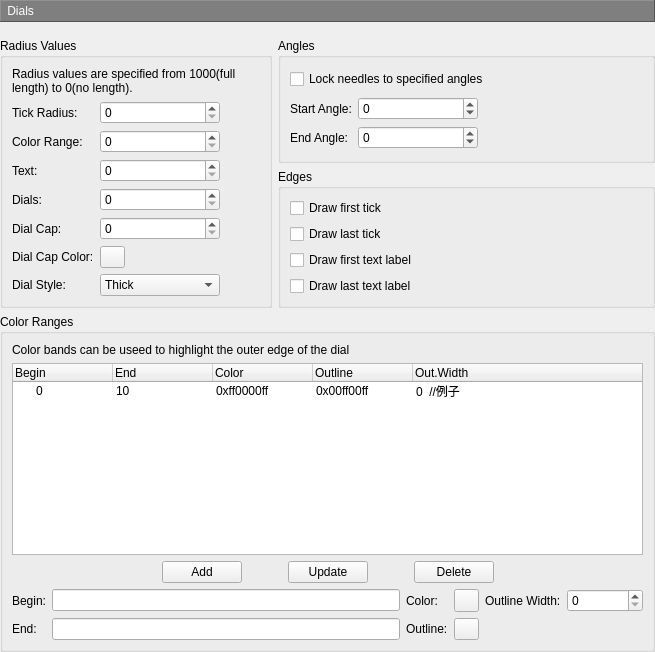
       <widget class="QWidget" name="page_15">
        <layout class="QVBoxLayout" name="verticalLayout_72">
         <property name="leftMargin">
          <number>0</number>
         </property>
         <property name="topMargin">
          <number>0</number>
         </property>
         <property name="rightMargin">
          <number>0</number>
         </property>
         <property name="bottomMargin">
          <number>0</number>
         </property>
         <item>
          <widget class="QLabel" name="label_162">
           <property name="minimumSize">
            <size>
             <width>0</width>
             <height>22</height>
            </size>
           </property>
           <property name="styleSheet">
            <string notr="true">color: rgb(255, 255, 255);
background-color: rgb(127, 127, 127);</string>
           </property>
           <property name="frameShape">
            <enum>QFrame::Panel</enum>
           </property>
           <property name="frameShadow">
            <enum>QFrame::Raised</enum>
           </property>
           <property name="text">
            <string> Dials</string>
           </property>
          </widget>
         </item>
         <item>
          <layout class="QVBoxLayout" name="verticalLayout_56">
           <item>
            <layout class="QHBoxLayout" name="horizontalLayout_111">
             <property name="topMargin">
              <number>10</number>
             </property>
             <item>
              <widget class="QGroupBox" name="groupBox_31">
               <property name="title">
                <string>Radius Values</string>
               </property>
               <layout class="QVBoxLayout" name="verticalLayout_13">
                <item>
                 <widget class="QLabel" name="label_119">
                  <property name="text">
                   <string>&lt;html&gt;&lt;head/&gt;&lt;body&gt;&lt;p&gt;Radius values are specified from 1000(full length) to 0(no length).&lt;/p&gt;&lt;/body&gt;&lt;/html&gt;</string>
                  </property>
                  <property name="scaledContents">
                   <bool>false</bool>
                  </property>
                  <property name="wordWrap">
                   <bool>true</bool>
                  </property>
                 </widget>
                </item>
                <item>
                 <layout class="QGridLayout" name="gridLayout_17" columnstretch="0,1,0">
                  <item row="0" column="0">
                   <widget class="QLabel" name="label_120">
                    <property name="text">
                     <string>Tick Radius:</string>
                    </property>
                   </widget>
                  </item>
                  <item row="1" column="0">
                   <widget class="QLabel" name="label_121">
                    <property name="text">
                     <string>Color Range:</string>
                    </property>
                   </widget>
                  </item>
                  <item row="1" column="1">
                   <widget class="QSpinBox" name="spinBox_22">
                    <property name="maximum">
                     <number>1000</number>
                    </property>
                   </widget>
                  </item>
                  <item row="2" column="0">
                   <widget class="QLabel" name="label_122">
                    <property name="text">
                     <string>Text:</string>
                    </property>
                   </widget>
                  </item>
                  <item row="2" column="1">
                   <widget class="QSpinBox" name="spinBox_23">
                    <property name="maximum">
                     <number>1000</number>
                    </property>
                   </widget>
                  </item>
                  <item row="3" column="0">
                   <widget class="QLabel" name="label_123">
                    <property name="text">
                     <string>Dials:</string>
                    </property>
                   </widget>
                  </item>
                  <item row="3" column="1">
                   <widget class="QSpinBox" name="spinBox_24">
                    <property name="maximum">
                     <number>1000</number>
                    </property>
                   </widget>
                  </item>
                  <item row="4" column="0">
                   <widget class="QLabel" name="label_124">
                    <property name="text">
                     <string>Dial Cap:</string>
                    </property>
                   </widget>
                  </item>
                  <item row="4" column="1">
                   <widget class="QSpinBox" name="spinBox_25">
                    <property name="maximum">
                     <number>1000</number>
                    </property>
                   </widget>
                  </item>
                  <item row="5" column="0">
                   <widget class="QLabel" name="label_125">
                    <property name="text">
                     <string>Dial Cap Color:</string>
                    </property>
                   </widget>
                  </item>
                  <item row="5" column="1">
                   <widget class="ColorButton" name="pushButton_74">
                    <property name="maximumSize">
                     <size>
                      <width>25</width>
                      <height>25</height>
                     </size>
                    </property>
                    <property name="text">
                     <string/>
                    </property>
                   </widget>
                  </item>
                  <item row="5" column="2">
                   <spacer name="horizontalSpacer_65">
                    <property name="orientation">
                     <enum>Qt::Horizontal</enum>
                    </property>
                    <property name="sizeHint" stdset="0">
                     <size>
                      <width>40</width>
                      <height>20</height>
                     </size>
                    </property>
                   </spacer>
                  </item>
                  <item row="6" column="0">
                   <widget class="QLabel" name="label_126">
                    <property name="text">
                     <string>Dial Style:</string>
                    </property>
                   </widget>
                  </item>
                  <item row="0" column="1">
                   <widget class="QSpinBox" name="spinBox_21">
                    <property name="minimumSize">
                     <size>
                      <width>120</width>
                      <height>0</height>
                     </size>
                    </property>
                    <property name="maximum">
                     <number>1000</number>
                    </property>
                   </widget>
                  </item>
                  <item row="6" column="1">
                   <widget class="QComboBox" name="comboBox_20">
                    <item>
                     <property name="text">
                      <string>Thick</string>
                     </property>
                    </item>
                    <item>
                     <property name="text">
                      <string>Thin</string>
                     </property>
                    </item>
                   </widget>
                  </item>
                 </layout>
                </item>
               </layout>
              </widget>
             </item>
             <item>
              <layout class="QVBoxLayout" name="verticalLayout_51">
               <item>
                <widget class="QGroupBox" name="groupBox_32">
                 <property name="title">
                  <string>Angles</string>
                 </property>
                 <layout class="QVBoxLayout" name="verticalLayout_49">
                  <item>
                   <widget class="QCheckBox" name="checkBox_33">
                    <property name="text">
                     <string>Lock needles to specified angles</string>
                    </property>
                   </widget>
                  </item>
                  <item>
                   <layout class="QGridLayout" name="gridLayout_18">
                    <item row="0" column="0">
                     <widget class="QLabel" name="label_127">
                      <property name="text">
                       <string>Start Angle:</string>
                      </property>
                     </widget>
                    </item>
                    <item row="0" column="1">
                     <widget class="QSpinBox" name="spinBox_26">
                      <property name="minimumSize">
                       <size>
                        <width>120</width>
                        <height>0</height>
                       </size>
                      </property>
                      <property name="minimum">
                       <number>-180</number>
                      </property>
                      <property name="maximum">
                       <number>179</number>
                      </property>
                     </widget>
                    </item>
                    <item row="0" column="2">
                     <spacer name="horizontalSpacer_66">
                      <property name="orientation">
                       <enum>Qt::Horizontal</enum>
                      </property>
                      <property name="sizeHint" stdset="0">
                       <size>
                        <width>165</width>
                        <height>20</height>
                       </size>
                      </property>
                     </spacer>
                    </item>
                    <item row="1" column="0">
                     <widget class="QLabel" name="label_128">
                      <property name="text">
                       <string>End Angle:</string>
                      </property>
                     </widget>
                    </item>
                    <item row="1" column="1">
                     <widget class="QSpinBox" name="spinBox_27">
                      <property name="minimum">
                       <number>-179</number>
                      </property>
                      <property name="maximum">
                       <number>180</number>
                      </property>
                     </widget>
                    </item>
                    <item row="1" column="2">
                     <spacer name="horizontalSpacer_67">
                      <property name="orientation">
                       <enum>Qt::Horizontal</enum>
                      </property>
                      <property name="sizeHint" stdset="0">
                       <size>
                        <width>165</width>
                        <height>20</height>
                       </size>
                      </property>
                     </spacer>
                    </item>
                   </layout>
                  </item>
                 </layout>
                </widget>
               </item>
               <item>
                <widget class="QGroupBox" name="groupBox_34">
                 <property name="title">
                  <string>Edges</string>
                 </property>
                 <layout class="QVBoxLayout" name="verticalLayout_50">
                  <item>
                   <widget class="QCheckBox" name="checkBox_34">
                    <property name="text">
                     <string>Draw first tick</string>
                    </property>
                   </widget>
                  </item>
                  <item>
                   <widget class="QCheckBox" name="checkBox_35">
                    <property name="text">
                     <string>Draw last tick</string>
                    </property>
                   </widget>
                  </item>
                  <item>
                   <widget class="QCheckBox" name="checkBox_36">
                    <property name="text">
                     <string>Draw first text label</string>
                    </property>
                   </widget>
                  </item>
                  <item>
                   <widget class="QCheckBox" name="checkBox_37">
                    <property name="text">
                     <string>Draw last text label</string>
                    </property>
                   </widget>
                  </item>
                 </layout>
                </widget>
               </item>
              </layout>
             </item>
            </layout>
           </item>
           <item>
            <widget class="QGroupBox" name="groupBox_33">
             <property name="title">
              <string>Color Ranges</string>
             </property>
             <layout class="QVBoxLayout" name="verticalLayout_52">
              <item>
               <widget class="QLabel" name="label_129">
                <property name="text">
                 <string>&lt;html&gt;&lt;head/&gt;&lt;body&gt;&lt;p&gt;Color bands can be useed to highlight the outer edge of the dial&lt;/p&gt;&lt;/body&gt;&lt;/html&gt;</string>
                </property>
               </widget>
              </item>
              <item>
               <widget class="QTreeWidget" name="treeWidget_colorRanges">
                <column>
                 <property name="text">
                  <string>Begin</string>
                 </property>
                </column>
                <column>
                 <property name="text">
                  <string>End</string>
                 </property>
                </column>
                <column>
                 <property name="text">
                  <string>Color</string>
                 </property>
                </column>
                <column>
                 <property name="text">
                  <string>Outline</string>
                 </property>
                </column>
                <column>
                 <property name="text">
                  <string>Out.Width</string>
                 </property>
                </column>
                <item>
                 <property name="text">
                  <string>0</string>
                 </property>
                 <property name="text">
                  <string>10</string>
                 </property>
                 <property name="text">
                  <string>0xff0000ff</string>
                 </property>
                 <property name="text">
                  <string>0x00ff00ff</string>
                 </property>
                 <property name="text">
                  <string>0  //例子</string>
                 </property>
                </item>
               </widget>
              </item>
              <item>
               <layout class="QHBoxLayout" name="horizontalLayout_108" stretch="1,0,0,0,0,0,1">
                <item>
                 <spacer name="horizontalSpacer_68">
                  <property name="orientation">
                   <enum>Qt::Horizontal</enum>
                  </property>
                  <property name="sizeHint" stdset="0">
                   <size>
                    <width>40</width>
                    <height>20</height>
                   </size>
                  </property>
                 </spacer>
                </item>
                <item>
                 <widget class="QPushButton" name="pushButton_75">
                  <property name="text">
                   <string>Add</string>
                  </property>
                 </widget>
                </item>
                <item>
                 <spacer name="horizontalSpacer_69">
                  <property name="orientation">
                   <enum>Qt::Horizontal</enum>
                  </property>
                  <property name="sizeHint" stdset="0">
                   <size>
                    <width>40</width>
                    <height>20</height>
                   </size>
                  </property>
                 </spacer>
                </item>
                <item>
                 <widget class="QPushButton" name="pushButton_76">
                  <property name="text">
                   <string>Update</string>
                  </property>
                 </widget>
                </item>
                <item>
                 <spacer name="horizontalSpacer_70">
                  <property name="orientation">
                   <enum>Qt::Horizontal</enum>
                  </property>
                  <property name="sizeHint" stdset="0">
                   <size>
                    <width>40</width>
                    <height>20</height>
                   </size>
                  </property>
                 </spacer>
                </item>
                <item>
                 <widget class="QPushButton" name="pushButton_77">
                  <property name="text">
                   <string>Delete</string>
                  </property>
                 </widget>
                </item>
                <item>
                 <spacer name="horizontalSpacer_71">
                  <property name="orientation">
                   <enum>Qt::Horizontal</enum>
                  </property>
                  <property name="sizeHint" stdset="0">
                   <size>
                    <width>40</width>
                    <height>20</height>
                   </size>
                  </property>
                 </spacer>
                </item>
               </layout>
              </item>
              <item>
               <layout class="QGridLayout" name="gridLayout_25">
                <item row="0" column="0">
                 <widget class="QLabel" name="label_130">
                  <property name="text">
                   <string>Begin:</string>
                  </property>
                 </widget>
                </item>
                <item row="0" column="1">
                 <widget class="QLineEdit" name="lineEdit_49"/>
                </item>
                <item row="0" column="2">
                 <widget class="QLabel" name="label_132">
                  <property name="text">
                   <string>Color:</string>
                  </property>
                 </widget>
                </item>
                <item row="0" column="3">
                 <widget class="ColorButton" name="pushButton_78">
                  <property name="maximumSize">
                   <size>
                    <width>25</width>
                    <height>25</height>
                   </size>
                  </property>
                  <property name="text">
                   <string/>
                  </property>
                 </widget>
                </item>
                <item row="0" column="4">
                 <widget class="QLabel" name="label_134">
                  <property name="text">
                   <string>Outline Width:</string>
                  </property>
                 </widget>
                </item>
                <item row="0" column="5">
                 <widget class="QSpinBox" name="spinBox_28"/>
                </item>
                <item row="1" column="0">
                 <widget class="QLabel" name="label_131">
                  <property name="text">
                   <string>End:</string>
                  </property>
                 </widget>
                </item>
                <item row="1" column="1">
                 <widget class="QLineEdit" name="lineEdit_50"/>
                </item>
                <item row="1" column="2">
                 <widget class="QLabel" name="label_133">
                  <property name="text">
                   <string>Outline:</string>
                  </property>
                 </widget>
                </item>
                <item row="1" column="3">
                 <widget class="ColorButton" name="pushButton_79">
                  <property name="maximumSize">
                   <size>
                    <width>25</width>
                    <height>25</height>
                   </size>
                  </property>
                  <property name="text">
                   <string/>
                  </property>
                 </widget>
                </item>
                <item row="1" column="4" colspan="2">
                 <spacer name="horizontalSpacer_72">
                  <property name="orientation">
                   <enum>Qt::Horizontal</enum>
                  </property>
                  <property name="sizeHint" stdset="0">
                   <size>
                    <width>158</width>
                    <height>20</height>
                   </size>
                  </property>
                 </spacer>
                </item>
               </layout>
              </item>
             </layout>
            </widget>
           </item>
          </layout>
         </item>
        </layout>
       </widget>
